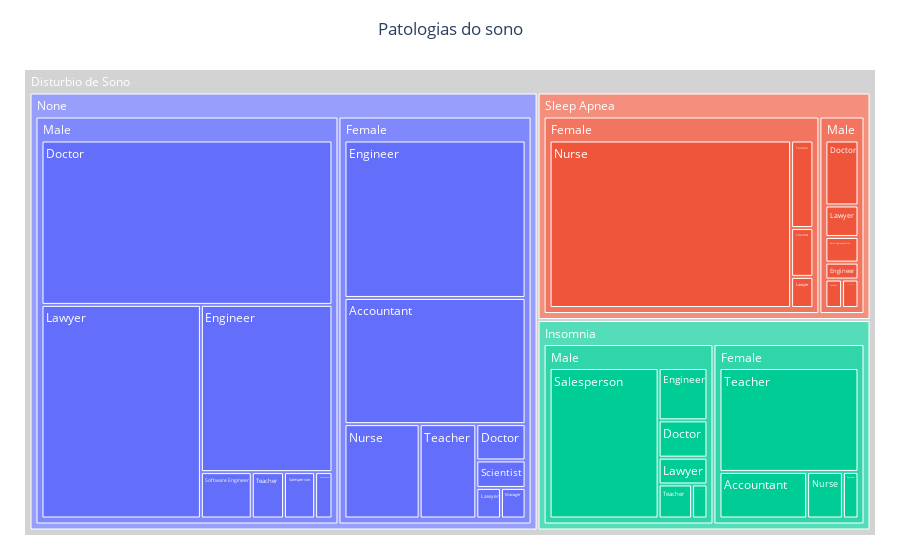

Source (notebook cell):
### Code cell
fig = px.treemap(df,path=[px.Constant('Disturbio de Sono'),'Sleep Disorder','Gender','Occupation'],
                        values='Sleep Duration',maxdepth=4)

fig.update_layout(uniformtext_minsize=18)
fig.update_traces(root_color="lightgray",textfont_color='rgb(255,255,255)')

fig.update_layout(
title_text='Patologias do sono',title_x=0.5
                        )
fig.update_layout(margin = dict(t=70, l=25, r=25, b=25))

fig.show()

### Figure 1 — Plotly figure (JSON) as saved in the notebook; plotly's stock layout.template omitted (floating-point values rounded to 4 significant figures)
{"data": [{"branchvalues": "total", "domain": {"x": [0, 1], "y": [0, 1]}, "hovertemplate": "labels=%{label}<br>Sleep Duration=%{value}<br>parent=%{parent}<br>id=%{id}<extra></extra>", "ids": ["Disturbio de Sono/Insomnia/Female/Accountant", "Disturbio de Sono/None/Female/Accountant", "Disturbio de Sono/None/Male/Accountant", "Disturbio de Sono/None/Female/Doctor", "Disturbio de Sono/Insomnia/Male/Doctor", "Disturbio de Sono/None/Male/Doctor", "Disturbio de Sono/Sleep Apnea/Male/Doctor", "Disturbio de Sono/Insomnia/Female/Engineer", "Disturbio de Sono/None/Female/Engineer", "Disturbio de Sono/Insomnia/Male/Engineer", "Disturbio de Sono/None/Male/Engineer", "Disturbio de Sono/Sleep Apnea/Male/Engineer", "Disturbio de Sono/None/Female/Lawyer", "Disturbio de Sono/Sleep Apnea/Female/Lawyer", "Disturbio de Sono/Insomnia/Male/Lawyer", "Disturbio de Sono/None/Male/Lawyer", "Disturbio de Sono/Sleep Apnea/Male/Lawyer", "Disturbio de Sono/None/Female/Manager", "Disturbio de Sono/Insomnia/Female/Nurse", "Disturbio de Sono/None/Female/Nurse", "Disturbio de Sono/Sleep Apnea/Female/Nurse", "Disturbio de Sono/Sleep Apnea/Male/Sales Representative", "Disturbio de Sono/Insomnia/Male/Salesperson", "Disturbio de Sono/None/Male/Salesperson", "Disturbio de Sono/Sleep Apnea/Male/Salesperson", "Disturbio de Sono/None/Female/Scientist", "Disturbio de Sono/Sleep Apnea/Female/Scientist", "Disturbio de Sono/Insomnia/Male/Software Engineer", "Disturbio de Sono/None/Male/Software Engineer", "Disturbio de Sono/Insomnia/Female/Teacher", "Disturbio de Sono/None/Female/Teacher", "Disturbio de Sono/Sleep Apnea/Female/Teacher", "Disturbio de Sono/Insomnia/Male/Teacher", "Disturbio de Sono/None/Male/Teacher", "Disturbio de Sono/Sleep Apnea/Male/Teacher", "Disturbio de Sono/Insomnia/Female", "Disturbio de Sono/None/Female", "Disturbio de Sono/Sleep Apnea/Female", "Disturbio de Sono/Insomnia/Male", "Disturbio de Sono/None/Male", "Disturbio de Sono/Sleep Apnea/Male", "Disturbio de Sono/Insomnia", "Disturbio de Sono/None", "Disturbio de Sono/Sleep Apnea", "Disturbio de Sono"], "labels": ["Accountant", "Accountant", "Accountant", "Doctor", "Doctor", "Doctor", "Doctor", "Engineer", "Engineer", "Engineer", "Engineer", "Engineer", "Lawyer", "Lawyer", "Lawyer", "Lawyer", "Lawyer", "Manager", "Nurse", "Nurse", "Nurse", "Sales Representative", "Salesperson", "Salesperson", "Salesperson", "Scientist", "Scientist", "Software Engineer", "Software Engineer", "Teacher", "Teacher", "Teacher", "Teacher", "Teacher", "Teacher", "Female", "Female", "Female", "Male", "Male", "Male", "Insomnia", "None", "Sleep Apnea", "Disturbio de Sono"], "maxdepth": 4, "name": "", "parents": ["Disturbio de Sono/Insomnia/Female", "Disturbio de Sono/None/Female", "Disturbio de Sono/None/Male", "Disturbio de Sono/None/Female", "Disturbio de Sono/Insomnia/Male", "Disturbio de Sono/None/Male", "Disturbio de Sono/Sleep Apnea/Male", "Disturbio de Sono/Insomnia/Female", "Disturbio de Sono/None/Female", "Disturbio de Sono/Insomnia/Male", "Disturbio de Sono/None/Male", "Disturbio de Sono/Sleep Apnea/Male", "Disturbio de Sono/None/Female", "Disturbio de Sono/Sleep Apnea/Female", "Disturbio de Sono/Insomnia/Male", "Disturbio de Sono/None/Male", "Disturbio de Sono/Sleep Apnea/Male", "Disturbio de Sono/None/Female", "Disturbio de Sono/Insomnia/Female", "Disturbio de Sono/None/Female", "Disturbio de Sono/Sleep Apnea/Female", "Disturbio de Sono/Sleep Apnea/Male", "Disturbio de Sono/Insomnia/Male", "Disturbio de Sono/None/Male", "Disturbio de Sono/Sleep Apnea/Male", "Disturbio de Sono/None/Female", "Disturbio de Sono/Sleep Apnea/Female", "Disturbio de Sono/Insomnia/Male", "Disturbio de Sono/None/Male", "Disturbio de Sono/Insomnia/Female", "Disturbio de Sono/None/Female", "Disturbio de Sono/Sleep Apnea/Female", "Disturbio de Sono/Insomnia/Male", "Disturbio de Sono/None/Male", "Disturbio de Sono/Sleep Apnea/Male", "Disturbio de Sono/Insomnia", "Disturbio de Sono/None", "Disturbio de Sono/Sleep Apnea", "Disturbio de Sono/Insomnia", "Disturbio de Sono/None", "Disturbio de Sono/Sleep Apnea", "Disturbio de Sono", "Disturbio de Sono", "Disturbio de Sono", ""], "root": {"color": "lightgray"}, "textfont": {"color": "rgb(255,255,255)"}, "type": "treemap", "values": [46.6, 209.4, 7.2, 16.4, 20.6, 428, 29.9, 8.3, 261.3, 28.9, 196.9, 7.8, 6.9, 7.4, 14.8, 304.7, 14.5, 6.9, 19, 65, 431.6, 11.8, 185.5, 12.9, 6.5, 12.4, 11.6, 5.9, 21.1, 164.9, 49, 20.8, 12.9, 13.4, 6.6, 238.8, 627.3, 471.4, 268.6, 984.2, 77.1, 507.4, 1612.0, 548.5, 2667.0]}], "layout": {"autosize": true, "legend": {"tracegroupgap": 0}, "margin": {"b": 25, "l": 25, "r": 25, "t": 70}, "title": {"text": "Patologias do sono", "x": 0.5}, "uniformtext": {"minsize": 18}}}
